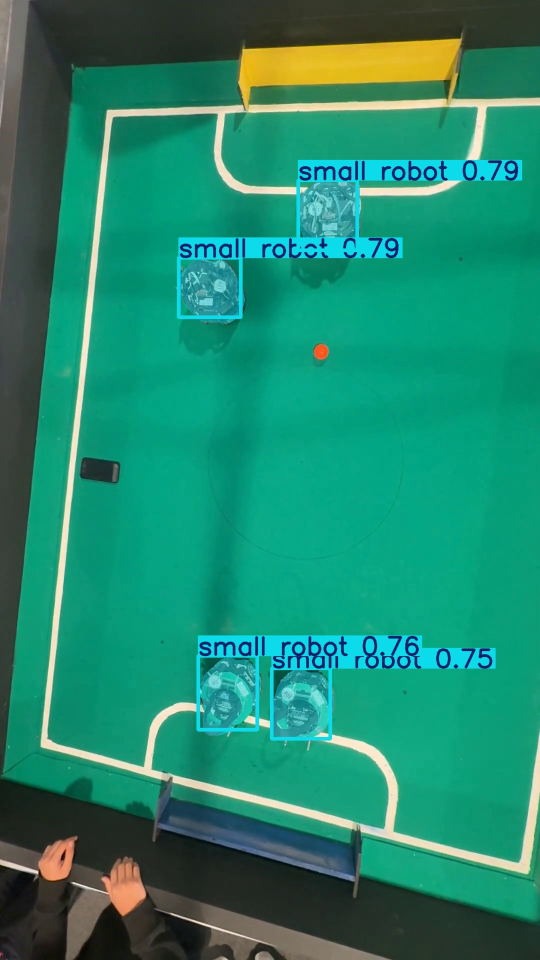
#> input picture dataset_generation/runs/segment/predict-2/image0.jpg, 1080 x 1920 px (shown at 1/2 size)
$ python -i detect.py   (imports and definitions only)
#> lines starting #> are read from the running program, lines starting #| are printed output that depends on the picture; after the words box and inside, x2 and y2 are one past the last pixel; in counts of white or black regions, pixels touching at a corner belong together
### dataset_generation/config.py
"""
Configuracion central del generador de dataset (Copa FutBotMX - vision).

Fuente: video cenital IMG_9933 (1080x1920, 30 fps).
Rangos HSV medidos con tools/profile_colors.py sobre frames reales.
OpenCV HSV: H 0-179, S 0-255, V 0-255.
"""
from pathlib import Path
import numpy as np

# ---- Rutas ----
ROOT      = Path(__file__).resolve().parents[2]          # C:/Files/Cursos/ROBOT-VISION
PIPE      = ROOT / "pipelines"
SAM3_PT   = PIPE / "sam3.pt"
VIDEO_DS  = ROOT / "Camara_superior" / "IMG_9933.MOV.mp4"  # video para DATASET
VIDEO_AN  = ROOT / "Camara_superior" / "IMG_9938.MOV.mp4"  # video para ANALISIS/demo

OUT       = Path(__file__).resolve().parent / "output"
DIR_FRAMES = OUT / "frames"          # frames muestreados
DIR_VIS    = OUT / "vis"             # overlays de control
DIR_LABELS = OUT / "labels_raw"      # anotaciones intermedias (json por frame)
DIR_DATASET = OUT / "dataset"        # export final YOLOv8-seg / Roboflow
for d in (OUT, DIR_FRAMES, DIR_VIS, DIR_LABELS, DIR_DATASET):
    d.mkdir(parents=True, exist_ok=True)
#> further down, picture is the input picture: shape (1920, 1080, 3); mean B, G, R 108.8, 135.4, 33.6

FIELD_CALIB = OUT / "field_calib.json"   # esquinas campo + zonas porteria

# ---- Muestreo de frames ----
SAMPLE_STRIDE = 10        # 1 de cada 10 frames (~3 fps a 30fps)
FRAME_START   = 0
FRAME_END     = None      # None = hasta el final

# ---- Clases del dataset (instance segmentation) ----
CLASSES = ["robot_verde", "robot_oscuro", "balon"]
CID = {n: i for i, n in enumerate(CLASSES)}

# ---- HSV: CAMPO (verde teal, muy saturado) ----
# Se usa para enmascarar el campo dentro de las mascaras de robot.
FIELD_LO = np.array([78, 150,  40])
FIELD_HI = np.array([90, 255, 200])

# ---- HSV: BALON (naranja) ----
BALL_LO = np.array([0, 90, 80])
BALL_HI = np.array([25, 255, 255])
BALL_AREA_MIN = 15        # px
BALL_AREA_MAX = 900

# ---- HSV: PORTERIAS (estaticas) ----
GOAL_YELLOW_LO = np.array([18, 100, 100])   # amarilla (arriba)
GOAL_YELLOW_HI = np.array([30, 255, 255])
GOAL_BLUE_LO   = np.array([95,  70,  50])   # azul (abajo)
GOAL_BLUE_HI   = np.array([115, 230, 170])

# ---- HSV: PIEL (manos, para filtrar frames de colocacion) ----
# Gate suave: solo se rechaza un frame si hay un BLOB de piel grande (brazo
# cruzando el campo). Robot/sombra producen piel-ruido pequeno -> no rechaza.
SKIN_LO = np.array([0,  40,  90])
SKIN_HI = np.array([20, 140, 235])
HAND_BLOB_REJECT = 40000   # px del mayor blob de piel -> frame con manos

# ---- Clasificacion de equipo (sobre pixeles del robot, excluyendo campo) ----
# verde:  hue mediano alto (~55-80) | oscuro: hue mediano bajo (~15-35)
TEAM_HUE_THRESH   = 45    # median_hue >= -> robot_verde ; < -> robot_oscuro
ROBOT_GREEN_LO = np.array([35,  40,  50])   # verde-PCB dentro del robot
ROBOT_GREEN_HI = np.array([85, 255, 255])

# ---- Filtro de detecciones de robot ----
ROBOT_AREA_MIN = 1500     # px (mascara) - ajustar tras ver tamano real
ROBOT_AREA_MAX = 60000

# ---- Descubrimiento SAM 3 (texto) ----
SAM_TEXT_PROMPTS = ["robot", "small robot", "circuit board robot"]
SAM_CONF = 0.25

### dataset_generation/detect.py
"""
Helpers de deteccion (sin SAM): manos, balon, equipo, geometria de campo,
y descubrimiento de robots por resta de fondo (para validar en CPU sin SAM).
"""
import cv2
import numpy as np
import config as C


# ---------- geometria de campo ----------
def field_polygon(calib: dict) -> np.ndarray:
    return np.array(calib["field_corners"], dtype=np.int32)


# [12 lines left out: functions make_field_mask, on_field, not called in this run]


# ---------- manos (piel) ----------
def hand_blob_area(frame_bgr: np.ndarray) -> int:
    """Area (px) del mayor blob de piel conectado. Brazo cruzando -> grande."""
    hsv = cv2.cvtColor(frame_bgr, cv2.COLOR_BGR2HSV)
#> hsv: shape (1920, 1080, 3); mean H, S, V 74.3, 187.1, 138.6
    skin = cv2.inRange(hsv, C.SKIN_LO, C.SKIN_HI)
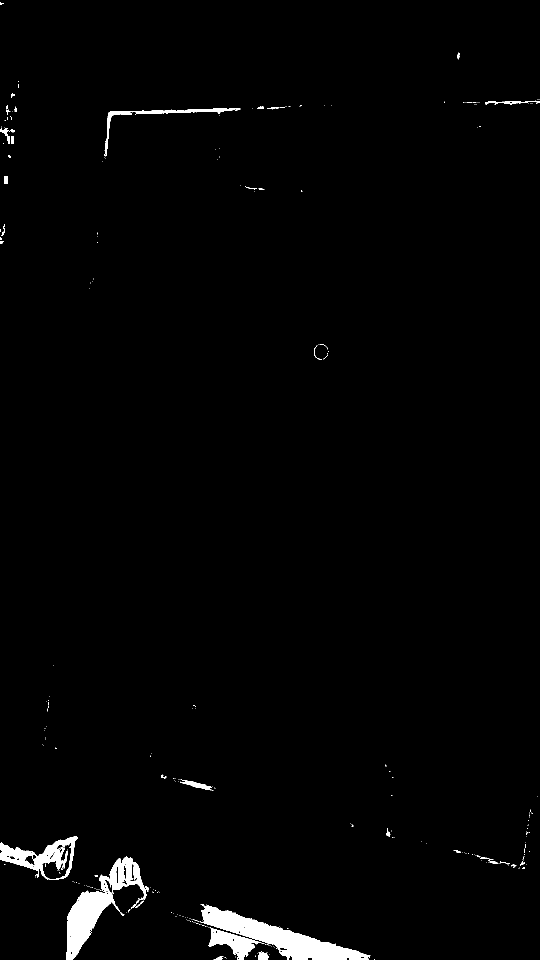
#> skin: shape (1920, 1080) (shown at 1/2 size); 1.7% white; 273 white regions (234 under 20 px), largest, box (x1, y1, x2, y2) and area: (399, 1808, 741, 1920) 12121, (132, 1713, 293, 1920) 10065, (0, 1672, 155, 1760) 4842
    skin = cv2.morphologyEx(skin, cv2.MORPH_OPEN,
                            cv2.getStructuringElement(cv2.MORPH_ELLIPSE, (7, 7)))
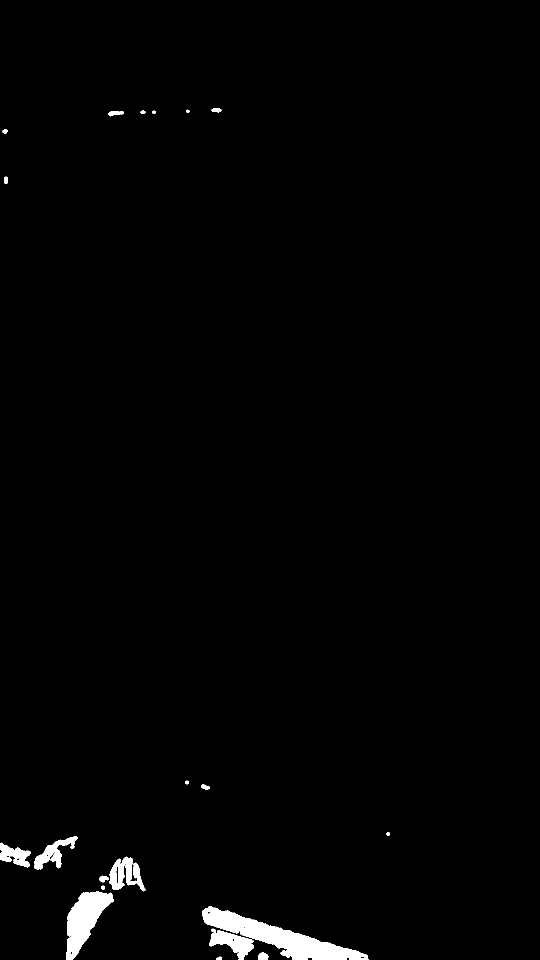
#> skin: shape (1920, 1080) (shown at 1/2 size); 1.4% white; 20 white regions, largest, box (x1, y1, x2, y2) and area: (404, 1812, 737, 1920) 11866, (132, 1783, 228, 1920) 6550, (418, 1857, 508, 1920) 2600
    skin = cv2.morphologyEx(skin, cv2.MORPH_CLOSE,
                            cv2.getStructuringElement(cv2.MORPH_ELLIPSE, (15, 15)))
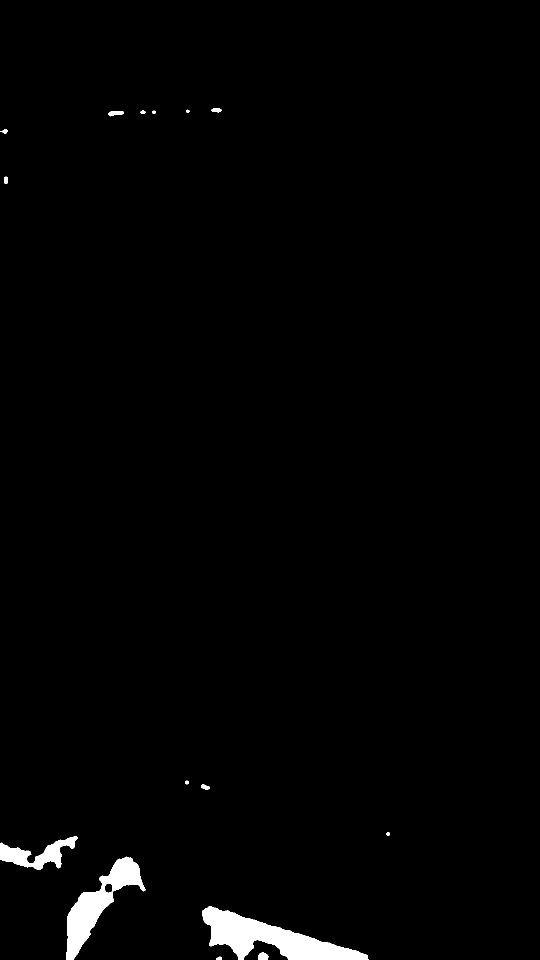
#> skin: shape (1920, 1080) (shown at 1/2 size); 1.5% white; 15 white regions, largest, box (x1, y1, x2, y2) and area: (404, 1812, 737, 1920) 15213, (132, 1713, 291, 1920) 10301, (0, 1672, 155, 1740) 4206
    n, _, stats, _ = cv2.connectedComponentsWithStats(skin)
#> n = 16; stats = 16 rows, first 6: [0, 0, 1080, 1920, 2042690], [423, 217, 20, 8, 127], [372, 219, 7, 7, 33], [281, 221, 10, 7, 54], [304, 221, 8, 7, 40], [217, 222, 31, 11, 215]
    if n <= 1:
        return 0
    return int(stats[1:, cv2.CC_STAT_AREA].max())


# ---------- balon ----------
# [95 lines left out: functions detect_ball, classify_team, build_background, discover_robots_bgsub, not called in this run]

>>> import cv2
>>> picture = cv2.imread('runs/segment/predict-2/image0.jpg')
>>> result = hand_blob_area(picture)
#> result = 15213
